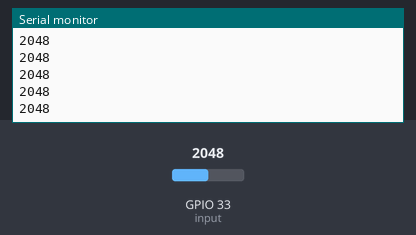
Simulated run of this sketch. Board: ESP32. On the bench: the last lines printed to the serial monitor. The inputs (shaded band) are chosen by the test bench; at power-on: GPIO 33 (input) = 2048.

Above: at 1.2 s.
1.3 s: GPIO 33 (input) set to 2866
At 2.3 s:
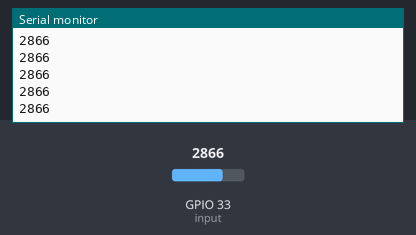
2.8 s: GPIO 33 (input) set to 3603
At 3.5 s:
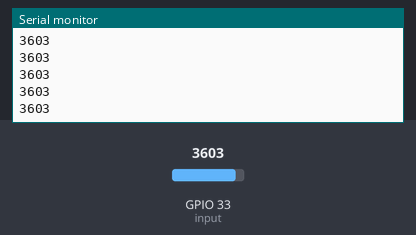
Timing chart, 0 to 5.8 s (numbered marks = the images above; inputs shaded):
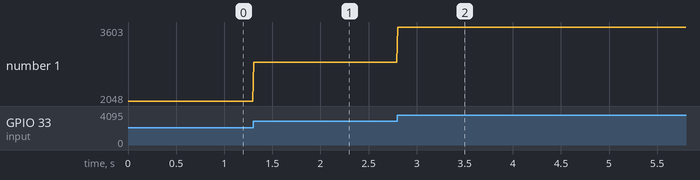

The sketch:

signalSender.ino
```cpp
#include <esp_now.h>
#include <WiFi.h>

uint8_t broadcastAddress1[] = {0x08, 0xA6, 0xF7, 0xBC, 0x6B, 0x68};
bool connected = false;
uint8_t input = 33;
uint8_t value = 30;
uint8_t loopnumber = 0;
typedef struct test_struct {
  int arr[5];
} test_struct;

test_struct test;


// callback when data is sent
void OnDataSent(const uint8_t *mac_addr, esp_now_send_status_t status) {
  char macStr[18];
  // Copies the sender mac address to a string
  snprintf(macStr, sizeof(macStr), "%02x:%02x:%02x:%02x:%02x:%02x",
           mac_addr[0], mac_addr[1], mac_addr[2], mac_addr[3], mac_addr[4], mac_addr[5]);
  connected = (status == ESP_NOW_SEND_SUCCESS);
}

void setup() {
  Serial.begin(9600);
  WiFi.mode(WIFI_STA);
  pinMode(input,INPUT);

  while (esp_now_init() != ESP_OK) {
    Serial.println("Error initializing ESP-NOW");
    return;
  }

esp_now_peer_info_t peerInfo;

  peerInfo.channel = 0;
  peerInfo.encrypt = false;
  // register first peer
  memcpy(peerInfo.peer_addr, broadcastAddress1, 6);

   while (esp_now_add_peer(&peerInfo) != ESP_OK){
    Serial.println("Failed to add peer");
    return;
  }
}

void loop() {
  if(loopnumber == 50){
    loopnumber = 0;
    value = value + 5;
  }
  if(value >= 100){
    value = 100;
  }
  test.arr[1] = value;
  Serial.println(analogRead(input));
  esp_now_register_send_cb(OnDataSent);
  esp_err_t result = esp_now_send(0, (uint8_t *) &test, sizeof(test_struct));
  delay(10);
  loopnumber = loopnumber+1;
}
```

Measured:
- after the input at 1.3 s, the serial monitor: prints a new line at once (image 1)
- after the input at 2.8 s, the serial monitor: prints a new line at once (image 2)
- plotted number 1: 2048 → 2866 after the input at 1.3 s, 2866 → 3603 after the input at 2.8 s
